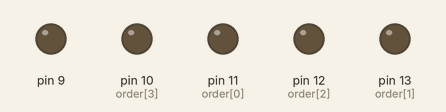
Simulated run of this sketch. Board: Arduino Uno, built with avr-gcc and run on an emulated ATmega328P. On the bench: output pins drawn as LEDs (lit = HIGH).

Above: at 0.57 s.
Timing chart, 0 to 40.0 s (numbered marks = the images above):
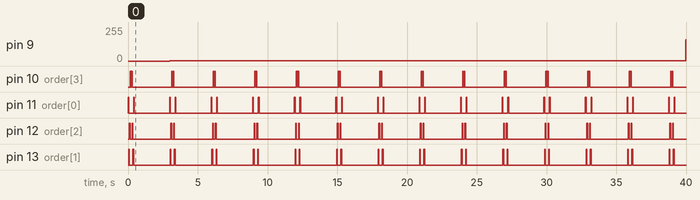

The sketch:

five.ino
```cpp
int order[4] = { 11, 13, 12, 10 };

void setup() {

  for( int i=0; i<4; i++ ){
    pinMode(order[i], OUTPUT);
  }

}

void on(int pin){
  digitalWrite(pin, HIGH);
}

void off(int pin){
  digitalWrite(pin, LOW);
}

void loop() {
  for( int i=0; i<4; i++ ){
    on(order[i]);
    delay(50);
    off(order[i]);
  }

  for( int i=4; i>-1; i-- ){
    on(order[i]);
    delay(50);
    off(order[i]);
  }

  for( int i=0; i<255; i++ ){
    analogWrite(9, i);
    delay(5);
  }

  for( int i=250; i>0; i-- ){
    analogWrite(9, i);
    delay(5);
  }


}
```

Measured:
- by itself, pin 9: 0/255 → 1/255 at 3.0 s, → 159/255 37.0 s later
- by itself, pin 10 (order[3]): repeats every 3.0 s: LOW 0.05 s, HIGH 0.05 s, LOW 2.8 s, HIGH 0.05 s
- by itself, pin 11 (order[0]): repeats every 3.0 s: LOW 0.35 s, HIGH 0.05 s, LOW 2.5 s, HIGH 0.05 s
- by itself, pin 12 (order[2]): repeats every 3.0 s: LOW 0.15 s, HIGH 0.05 s, LOW 2.7 s, HIGH 0.05 s
- by itself, pin 13 (order[1]): repeats every 3.0 s: LOW 0.25 s, HIGH 0.05 s, LOW 2.6 s, HIGH 0.05 s
